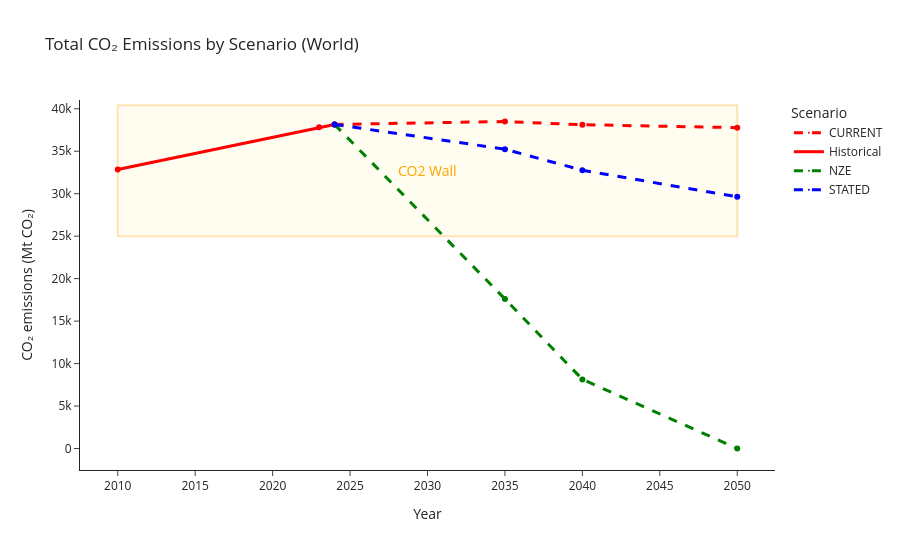

Source (notebook cell):
### Code cell
import plotly.graph_objects as go

fig = go.Figure()

# Style map
style_map = {
    "Historical": dict(color="red", dash="solid"),
    "CURRENT":    dict(color="red", dash="dash"),
    "STATED":     dict(color="blue", dash="dash"),
    "NZE":        dict(color="green", dash="dash"),
}

for scenario, sub in df.groupby("Scenario"):
    fig.add_trace(
        go.Scatter(
            x=sub["Year"],
            y=sub["Total CO2"],
            mode="lines+markers",
            name=scenario,
            line=dict(
                color=style_map[scenario]["color"],
                dash=style_map[scenario]["dash"],
                width=3
            ),
            marker=dict(size=0),
        )
    )

# Add a filled rectangle above 25k
fig.add_shape(
    type="rect",
    x0=df["Year"].min(),
    y0=25000,
    x1=df["Year"].max(),
    y1=df["Total CO2"].max() * 1.05,
    fillcolor="rgba(255, 200, 0, 0.2)",
    line=dict(color="orange", width=2),
    layer="below",
)

# Add text "energy wall" in the box
fig.add_annotation(
    x=(df["Year"].min() + df["Year"].max()) / 2,
    y=25000 + (df["Total CO2"].max() * 1.05 - 25000) / 2,
    text="CO2 Wall",
    showarrow=False,
    font=dict(size=14, color="orange"),
)

fig.update_layout(
    title="Total CO₂ Emissions by Scenario (World)",
    xaxis_title="Year",
    yaxis_title="CO₂ emissions (Mt CO₂)",
    legend_title="Scenario",
    template="simple_white",
)

fig.update_layout(
    width=900,    # pixels
    height=550    # pixels
)

fig.show()

### Figure 1 — Plotly figure (JSON) as saved in the notebook; plotly's stock layout.template omitted (floating-point values rounded to 4 significant figures)
{"data": [{"line": {"color": "red", "dash": "dash", "width": 3}, "marker": {"size": 0}, "mode": "lines+markers", "name": "CURRENT", "type": "scatter", "x": [2024, 2035, 2040, 2050], "y": [38153, 38503, 38126, 37779]}, {"line": {"color": "red", "dash": "solid", "width": 3}, "marker": {"size": 0}, "mode": "lines+markers", "name": "Historical", "type": "scatter", "x": [2010, 2023, 2024], "y": [32854, 37820, 38153]}, {"line": {"color": "green", "dash": "dash", "width": 3}, "marker": {"size": 0}, "mode": "lines+markers", "name": "NZE", "type": "scatter", "x": [2024, 2035, 2040, 2050], "y": [38153, 17606, 8137, 0]}, {"line": {"color": "blue", "dash": "dash", "width": 3}, "marker": {"size": 0}, "mode": "lines+markers", "name": "STATED", "type": "scatter", "x": [2024, 2035, 2040, 2050], "y": [38153, 35244, 32764, 29629]}], "layout": {"annotations": [{"font": {"color": "orange", "size": 14}, "showarrow": false, "text": "CO2 Wall", "x": 2030, "y": 32710.0}], "height": 550, "legend": {"title": {"text": "Scenario"}}, "shapes": [{"fillcolor": "rgba(255, 200, 0, 0.2)", "layer": "below", "line": {"color": "orange", "width": 2}, "type": "rect", "x0": 2010, "x1": 2050, "y0": 25000, "y1": 40430.0}], "title": {"text": "Total CO₂ Emissions by Scenario (World)"}, "width": 900, "xaxis": {"title": {"text": "Year"}}, "yaxis": {"title": {"text": "CO₂ emissions (Mt CO₂)"}}}}
